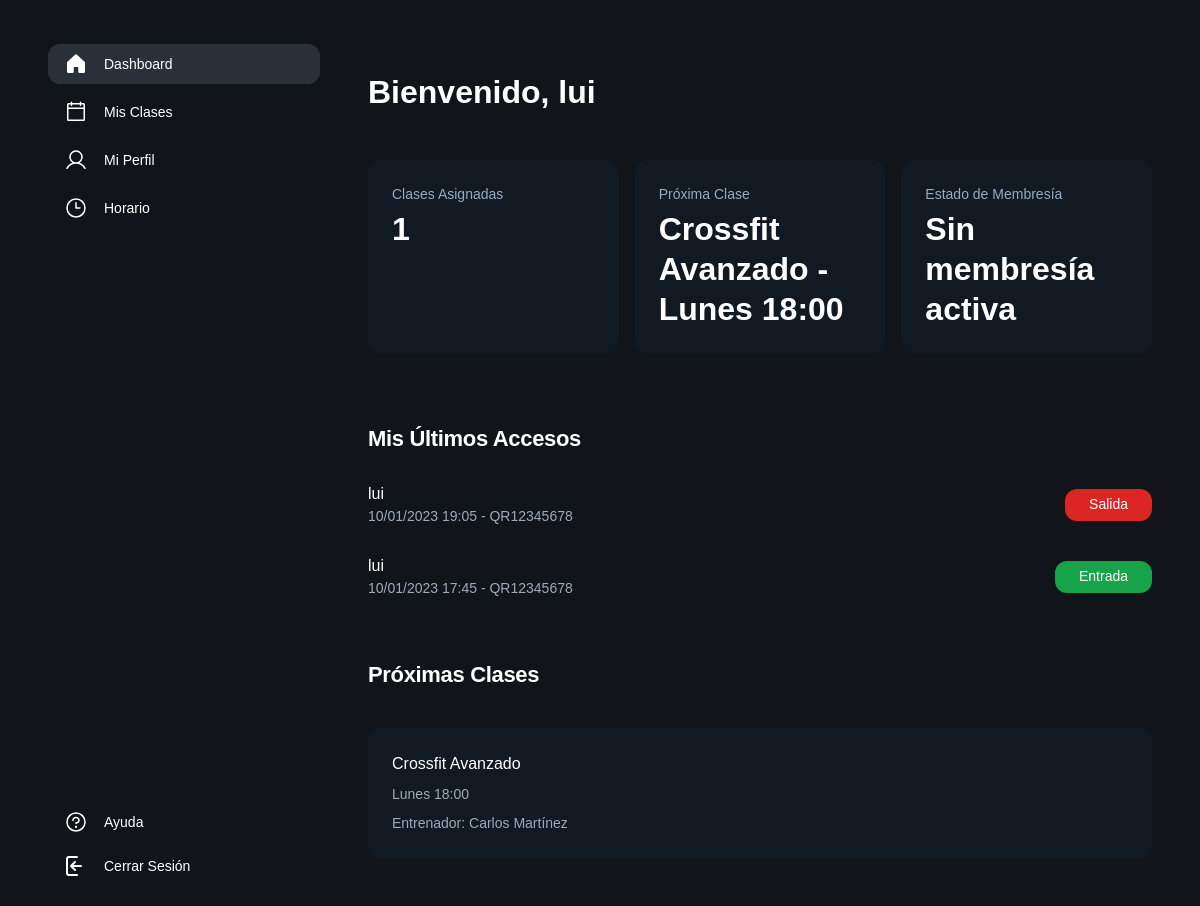
The app's page /index.php (signed in), older data.
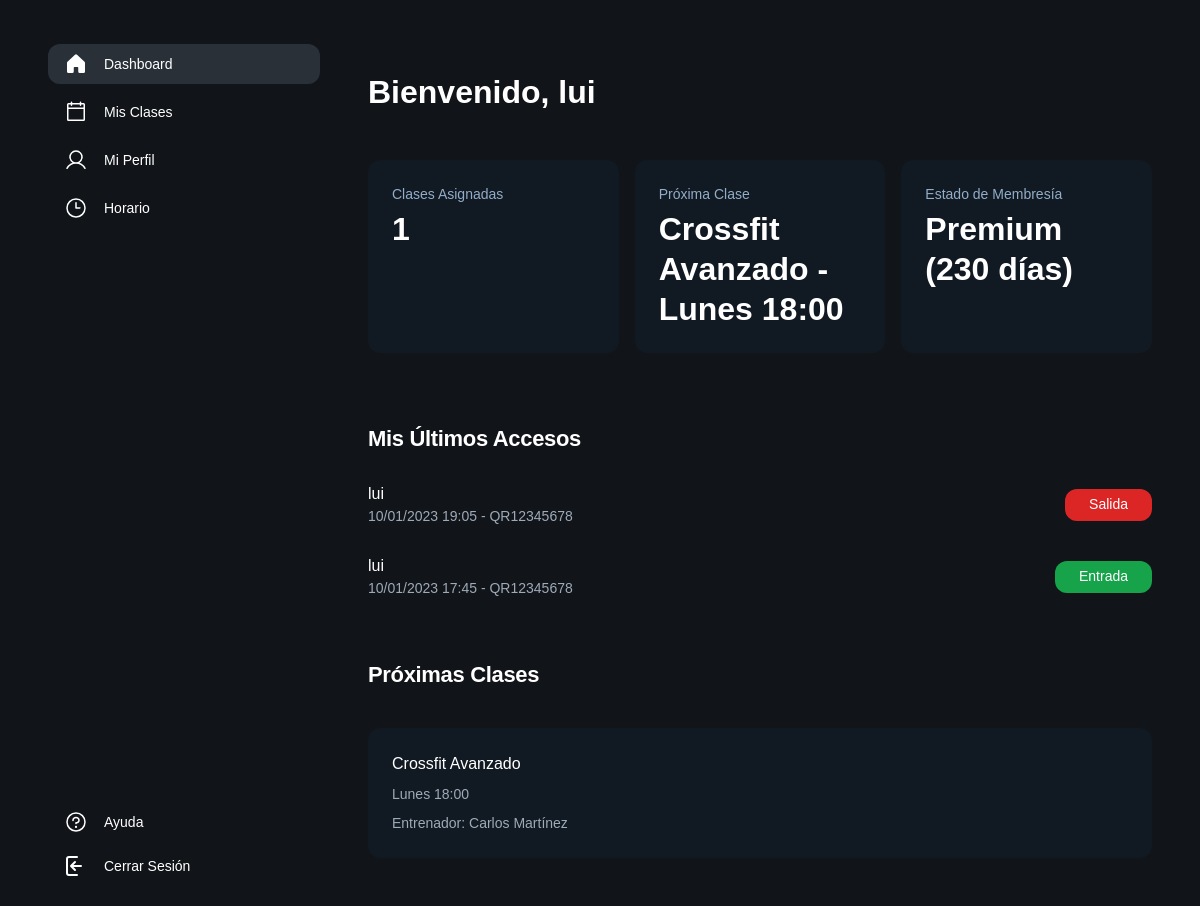
The same page, newer data.
### tables this page shows
CREATE TABLE `usuarios` (
  `id_usuario` int(11) NOT NULL,
  `nombre` varchar(100) DEFAULT NULL,
  `email` varchar(100) DEFAULT NULL,
  `passwd` varchar(255) DEFAULT NULL,
  `fecha_registro` date DEFAULT curdate(),
  `tipo` enum('cliente','admin') DEFAULT 'cliente'
);

CREATE TABLE `clases` (
  `id` int(11) NOT NULL,
  `nombre` varchar(100) DEFAULT NULL,
  `descripcion` text DEFAULT NULL,
  `entrenador_id` int(11) DEFAULT NULL
);

CREATE TABLE `horarios` (
  `id` int(11) NOT NULL,
  `clase_id` int(11) DEFAULT NULL,
  `dia_semana` enum('Lunes','Martes','Miércoles','Jueves','Viernes','Sábado','Domingo') DEFAULT NULL,
  `hora_inicio` time DEFAULT NULL,
  `hora_fin` time DEFAULT NULL
);

CREATE TABLE `membresias` (
  `id` int(11) NOT NULL,
  `nombre` varchar(100) DEFAULT NULL,
  `precio` decimal(10,2) DEFAULT NULL,
  `duracion_dias` int(11) DEFAULT NULL
);

CREATE TABLE `usuarios_membresias` (
  `id` int(11) NOT NULL,
  `usuario_id` int(11) DEFAULT NULL,
  `membresia_id` int(11) DEFAULT NULL,
  `fecha_inicio` date DEFAULT NULL,
  `fecha_fin` date DEFAULT NULL
);

### controller/home_controller.php (called while the page is built, shortened)
<?php
function home() {
    if (isset($_SESSION["nombre"]) && $_SESSION["admin"] == 1) {
        require_once("model/dashboard_model.php");
        $dashboard = new DashboardModel();
        $totalMembers = $dashboard->getTotalMembers();
        $activeMembers = $dashboard->getActiveMembers();
        $inactiveMembers = $dashboard->getInactiveMembers();
        $totalRevenue = $dashboard->getTotalRevenue();
        $lastAccessLogs = $dashboard->getLastAccessLogs();
    }
    else if (isset($_SESSION["nombre"])) {
        require_once("model/dashboard_user_model.php");
        $dashboard = new DashboardUserModel();
        require_once("model/miembros_model.php");
        $miembros = new Miembros_model();
        $usuario_id = $miembros->getUserIdByEmail($_SESSION["email"]);
        $clasesAsignadas = $dashboard->getClasesAsignadas($usuario_id);
        $proximaClase = $dashboard->getProximaClase($usuario_id);
        $estadoMembresia = $dashboard->getEstadoMembresia($usuario_id);
        $ultimosAccesos = $dashboard->getUltimosAccesos($usuario_id);
        $proximasClases = $dashboard->getProximasClases($usuario_id);
    }
    include_once 'view/home_view.php';
}
?>

### model/conectar.php (called while the page is built)
<?php
class Conectar{
    public static function conexion(){
        try {
            $conexion=new mysqli("127.0.0.1","root","","gimnasio_db");
        } catch (Exception $e) {
            die('Error:'.$e->getMessage());
        }
        return $conexion;
    }
}
?>

### model/miembros_model.php (called while the page is built, shortened)
<?php
class Miembros_model {
    private $db;
    public function __construct() {
        require_once("model/conectar.php");
        $this->db = Conectar::conexion();
    }
    public function getUserIdByEmail($email) {
        $sql = "SELECT id_usuario FROM usuarios WHERE email = '$email'";
        $resultado = $this->db->query($sql);
        if ($row = $resultado->fetch_assoc()) {
            return $row['id_usuario'];
        }
        return null;
    }
}
?>

### model/dashboard_user_model.php (called while the page is built, shortened)
<?php
require_once 'conectar.php';
class DashboardUserModel {
    private $db;
    public function __construct() {
        $this->db = Conectar::conexion();
    }
    public function getClasesAsignadas($usuario_id) {
        $sql = "SELECT COUNT(*) as total FROM inscripciones WHERE usuario_id = $usuario_id";
        $resultado = $this->db->query($sql);
        $row = $resultado->fetch_assoc();
        return $row['total'];
    }
    public function getProximaClase($usuario_id) {
        $dias = array(
            'Monday' => 'Lunes',
            'Tuesday' => 'Martes',
            'Wednesday' => 'Miércoles',
            'Thursday' => 'Jueves',
            'Friday' => 'Viernes',
            'Saturday' => 'Sábado',
            'Sunday' => 'Domingo'
        );
        $dia_actual = $dias[date('l')];
        $sql = "SELECT c.nombre, h.dia_semana, h.hora_inicio
                FROM inscripciones i
                JOIN clases c ON i.clase_id = c.id
                JOIN horarios h ON i.horario_id = h.id
                WHERE i.usuario_id = $usuario_id
                AND h.hora_inicio > CURRENT_TIME()
                ORDER BY
                    CASE h.dia_semana
                        WHEN 'Lunes' THEN 1
                        WHEN 'Martes' THEN 2
                        WHEN 'Miércoles' THEN 3
                        WHEN 'Jueves' THEN 4
                        WHEN 'Viernes' THEN 5
                        WHEN 'Sábado' THEN 6
                        WHEN 'Domingo' THEN 7
                    END,
                    h.hora_inicio
                LIMIT 1";
        $resultado = $this->db->query($sql);
        if ($row = $resultado->fetch_assoc()) {
            return $row['nombre'] . ' - ' . $row['dia_semana'] . ' ' . date('H:i', strtotime($row['hora_inicio']));
        }
        return 'No hay clases programadas';
    }
    public function getEstadoMembresia($usuario_id) {
        $sql = "SELECT m.nombre, um.fecha_fin
                FROM usuarios_membresias um
                JOIN membresias m ON um.membresia_id = m.id
                WHERE um.usuario_id = $usuario_id
                AND um.fecha_fin >= CURRENT_DATE()
                ORDER BY um.fecha_fin ASC
                LIMIT 1";
        $resultado = $this->db->query($sql);
        if ($row = $resultado->fetch_assoc()) {
            $dias_restantes = (strtotime($row['fecha_fin']) - strtotime('today')) / (60 * 60 * 24);
            return $row['nombre'] . ' (' . ceil($dias_restantes) . ' días)';
        }
        return 'Sin membresía activa';
    }
    public function getUltimosAccesos($usuario_id) {
        $sql = "SELECT ra.*, u.nombre
                FROM registro_accesos ra
                JOIN usuarios u ON ra.usuario_id = u.id_usuario
                WHERE ra.usuario_id = $usuario_id
                ORDER BY ra.fecha DESC
                LIMIT 5";
        $resultado = $this->db->query($sql);
        $accesos = array();
        while($row = $resultado->fetch_assoc()) {
            $accesos[] = $row;
        }
        return $accesos;
    }
    public function getProximasClases($usuario_id) {
        $sql = "SELECT c.nombre, h.dia_semana, h.hora_inicio, e.nombre as entrenador
                FROM inscripciones i
                JOIN clases c ON i.clase_id = c.id
                JOIN horarios h ON i.horario_id = h.id
                JOIN entrenadores e ON c.entrenador_id = e.id
                WHERE i.usuario_id = $usuario_id
                AND h.hora_inicio > CURRENT_TIME()
                ORDER BY
                    CASE h.dia_semana
                        WHEN 'Lunes' THEN 1
                        WHEN 'Martes' THEN 2
                        WHEN 'Miércoles' THEN 3
                        WHEN 'Jueves' THEN 4
                        WHEN 'Viernes' THEN 5
                        WHEN 'Sábado' THEN 6
                        WHEN 'Domingo' THEN 7
                    END,
                    h.hora_inicio";
        $resultado = $this->db->query($sql);
        $clases = array();
        while($row = $resultado->fetch_assoc()) {
            $clases[] = array(
                'nombre' => $row['nombre'],
                'fecha' => $row['dia_semana'] . ' ' . date('H:i', strtotime($row['hora_inicio'])),
                'entrenador' => $row['entrenador']
            );
        }
        return $clases;
    }
}
?>

### view/dashboard_user.php (the view, shortened to what the changed rows need)
<!DOCTYPE html>
<html>
  <head>
    <script src="https://cdn.tailwindcss.com?plugins=forms,container-queries"></script>
  </head>
  <body>
    <div class="relative flex size-full min-h-screen flex-col bg-[#111418] dark group/design-root overflow-x-hidden" style='font-family: Lexend, "Noto Sans", sans-serif;'>
      <div class="layout-container flex h-full grow flex-col">
        <div class="gap-1 px-6 flex flex-1 justify-center py-5">
          <div class="layout-content-container flex flex-col w-80 fixed left-6 top-5 bottom-5">
            <div class="flex h-full min-h-[700px] flex-col justify-between bg-[#111418] p-4">
              <div class="flex flex-col gap-4">
                <div class="flex flex-col gap-2">
                  <div class="flex items-center gap-3 px-3 py-2 rounded-xl bg-[#293038]">
                    <div class="text-white" data-icon="House" data-size="24px" data-weight="fill">
                    </div>
                    <a class="text-white text-sm font-medium leading-normal" href="index.php?controlador=home&action=home">Dashboard</a>
                  </div>
                  <div class="flex items-center gap-3 px-3 py-2">
                    <div class="text-white" data-icon="Calendar" data-size="24px" data-weight="regular">
                    </div>
                    <a class="text-white text-sm font-medium leading-normal" href="index.php?controlador=classShedule&action=home">Mis Clases</a>
                  </div>
                  <div class="flex items-center gap-3 px-3 py-2">
                    <div class="text-white" data-icon="User" data-size="24px" data-weight="regular">
                    </div>
                    <a class="text-white text-sm font-medium leading-normal" href="index.php?controlador=perfil&action=ver">Mi Perfil</a>
                  </div>
                  <div class="flex items-center gap-3 px-3 py-2">
                    <div class="text-white" data-icon="Clock" data-size="24px" data-weight="regular">
                      <svg xmlns="http://www.w3.org/2000/svg" width="24px" height="24px" fill="currentColor" viewBox="0 0 256 256">
                        <path d="M128,24A104,104,0,1,0,232,128,104.11,104.11,0,0,0,128,24Zm0,192a88,88,0,1,1,88-88A88.1,88.1,0,0,1,128,216Zm48-88a8,8,0,0,1-8,8H128a8,8,0,0,1-8-8V72a8,8,0,0,1,16,0v48h40A8,8,0,0,1,176,128Z"></path>
                      </svg>
                    </div>
                    <a class="text-white text-sm font-medium leading-normal" href="index.php?controlador=horario&action=ver">Horario</a>
                  </div>
                </div>
              </div>
              <div class="flex flex-col gap-4">
                <div class="flex flex-col gap-1">
                  <div class="flex items-center gap-3 px-3 py-2">
                    <div class="text-white" data-icon="Question" data-size="24px" data-weight="regular">
                    </div>
                    <a class="text-white text-sm font-medium leading-normal" href="#">Ayuda</a>
                  </div>
                  <div class="flex items-center gap-3 px-3 py-2">
                    <div class="text-white" data-icon="Question" data-size="24px" data-weight="regular">
                      <svg xmlns="http://www.w3.org/2000/svg" viewBox="0 0 24 24" width="24" height="24" fill="none" stroke="#FFFFFF" stroke-width="2" stroke-linecap="round" stroke-linejoin="round">
                        <path d="M13 3H5a2 2 0 0 0-2 2v14a2 2 0 0 0 2 2h8" />
                        <path d="M7 12h10M7 12l4-4M7 12l4 4" />
                      </svg>
                    </div>
                    <a class="text-white text-sm font-medium leading-normal" href="index.php?controlador=miembros&action=desconectar">Cerrar Sesión</a>
                  </div>
                </div>
              </div>
            </div>
          </div>
          <div class="layout-content-container flex flex-col max-w-[1100px] flex-1 ml-[320px]">
            <div class="flex flex-wrap justify-between gap-3 p-4">
              <p class="text-white tracking-light text-[32px] font-bold leading-tight min-w-72">Bienvenido, <?php echo htmlspecialchars($_SESSION["nombre"]); ?></p>
            </div>
            <div class="flex flex-wrap gap-3 p-4">
              <div class="flex min-w-[200px] flex-1 flex-col gap-1 rounded-xl bg-[#111922] p-4">
                <p class="text-[#93adc8] text-sm font-medium leading-normal">Clases Asignadas</p>
                <p class="text-white text-[32px] font-bold leading-tight"><?php echo $clasesAsignadas; ?></p>
              </div>
              <div class="flex min-w-[200px] flex-1 flex-col gap-1 rounded-xl bg-[#111922] p-4">
                <p class="text-[#93adc8] text-sm font-medium leading-normal">Próxima Clase</p>
                <p class="text-white text-[32px] font-bold leading-tight"><?php echo $proximaClase; ?></p>
              </div>
              <div class="flex min-w-[200px] flex-1 flex-col gap-1 rounded-xl bg-[#111922] p-4">
                <p class="text-[#93adc8] text-sm font-medium leading-normal">Estado de Membresía</p>
                <p class="text-white text-[32px] font-bold leading-tight"><?php echo $estadoMembresia; ?></p>
              </div>
            </div>
            <h2 class="text-white text-[22px] font-bold leading-tight tracking-[-0.015em] px-4 pb-3 pt-5">Mis Últimos Accesos</h2>
            <?php foreach ($ultimosAccesos as $acceso): ?>
            <div class="flex items-center gap-4 bg-[#111418] px-4 min-h-[72px] py-2 justify-between">
              <div class="flex flex-col justify-center">
                <p class="text-white text-base font-medium leading-normal line-clamp-1"><?php echo htmlspecialchars($acceso['nombre']); ?></p>
                <p class="text-[#9daab8] text-sm font-normal leading-normal line-clamp-2">
                    <?php
                    $fecha = new DateTime($acceso['fecha']);
                    echo $fecha->format('d/m/Y H:i') . ' - ' .
                         ($acceso['codigo_qr']);
                    ?>
                </p>
              </div>
              <div class="shrink-0">
                <span class="flex min-w-[84px] max-w-[480px] items-center justify-center overflow-hidden rounded-xl h-8 px-4 <?php echo $acceso['tipo'] == 'entrada' ? 'bg-green-600' : 'bg-red-600'; ?> text-white text-sm font-medium leading-normal w-fit">
                  <?php echo $acceso['tipo'] == 'entrada' ? 'Entrada' : 'Salida'; ?>
                </span>
              </div>
            </div>
            <?php endforeach; ?>
            <h2 class="text-white text-[22px] font-bold leading-tight tracking-[-0.015em] px-4 pb-3 pt-5">Próximas Clases</h2>
            <div class="flex flex-wrap gap-4 px-4 py-6">
              <?php foreach ($proximasClases as $clase): ?>
              <div class="flex min-w-[300px] flex-1 flex-col gap-2 rounded-xl bg-[#111922] p-4">
                <p class="text-white text-base font-medium leading-normal"><?php echo htmlspecialchars($clase['nombre']); ?></p>
                <p class="text-[#9daab8] text-sm font-normal leading-normal">
                  <?php echo htmlspecialchars($clase['fecha']); ?>
                </p>
                <p class="text-[#9daab8] text-sm font-normal leading-normal">
                  Entrenador: <?php echo htmlspecialchars($clase['entrenador']); ?>
                </p>
              </div>
              <?php endforeach; ?>
            </div>
          </div>
        </div>
      </div>
    </div>
  </body>
</html>

Row changes from the older to the newer data that the page shows:
changed through a linked row, usuarios "Crossfit Avanzado - Lunes 18:00": id_usuario.fecha_fin (not shown) → "Premium (230 días)"
Text that changed along with them:
$estadoMembresia: "Sin membresía activa" → (not shown)
